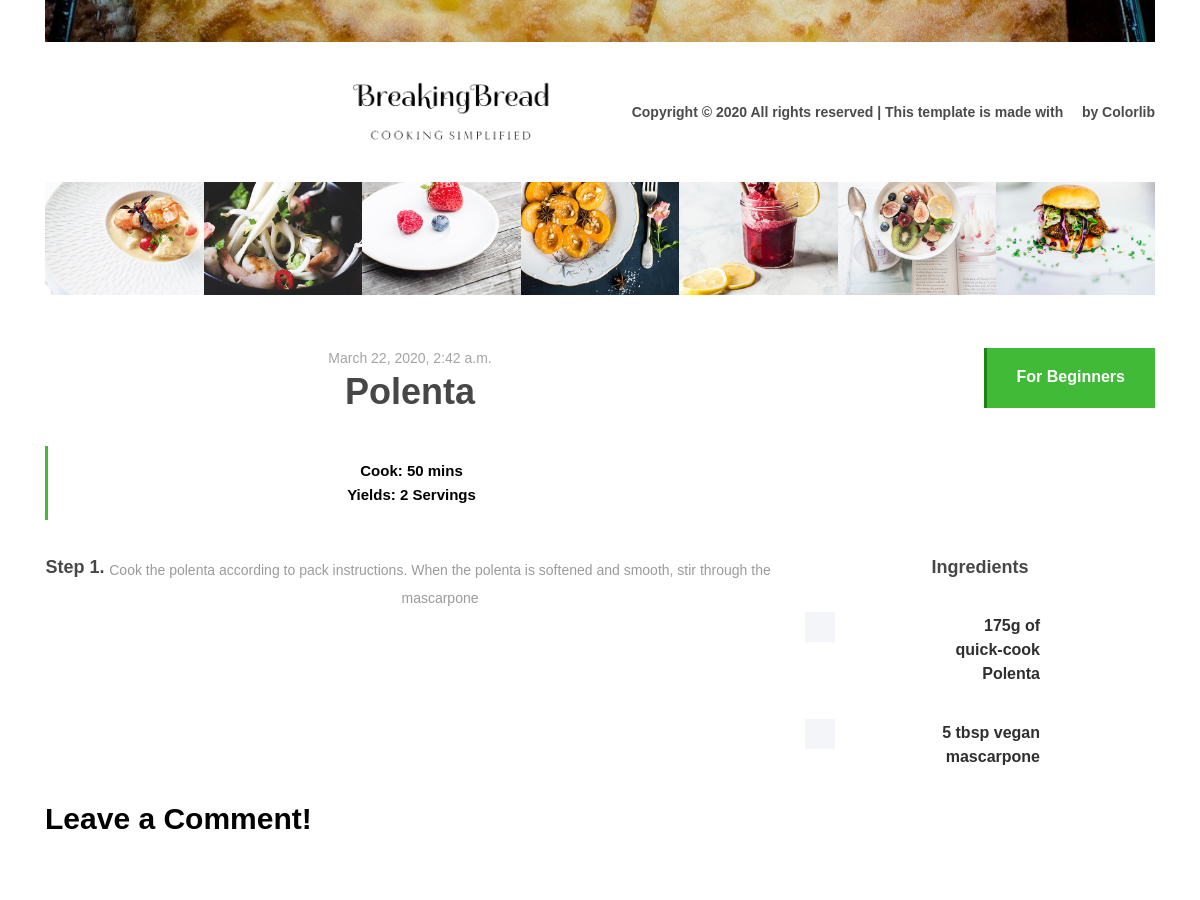
Before: /breakingbread/recipe/6/ (middle part) with the older database file.
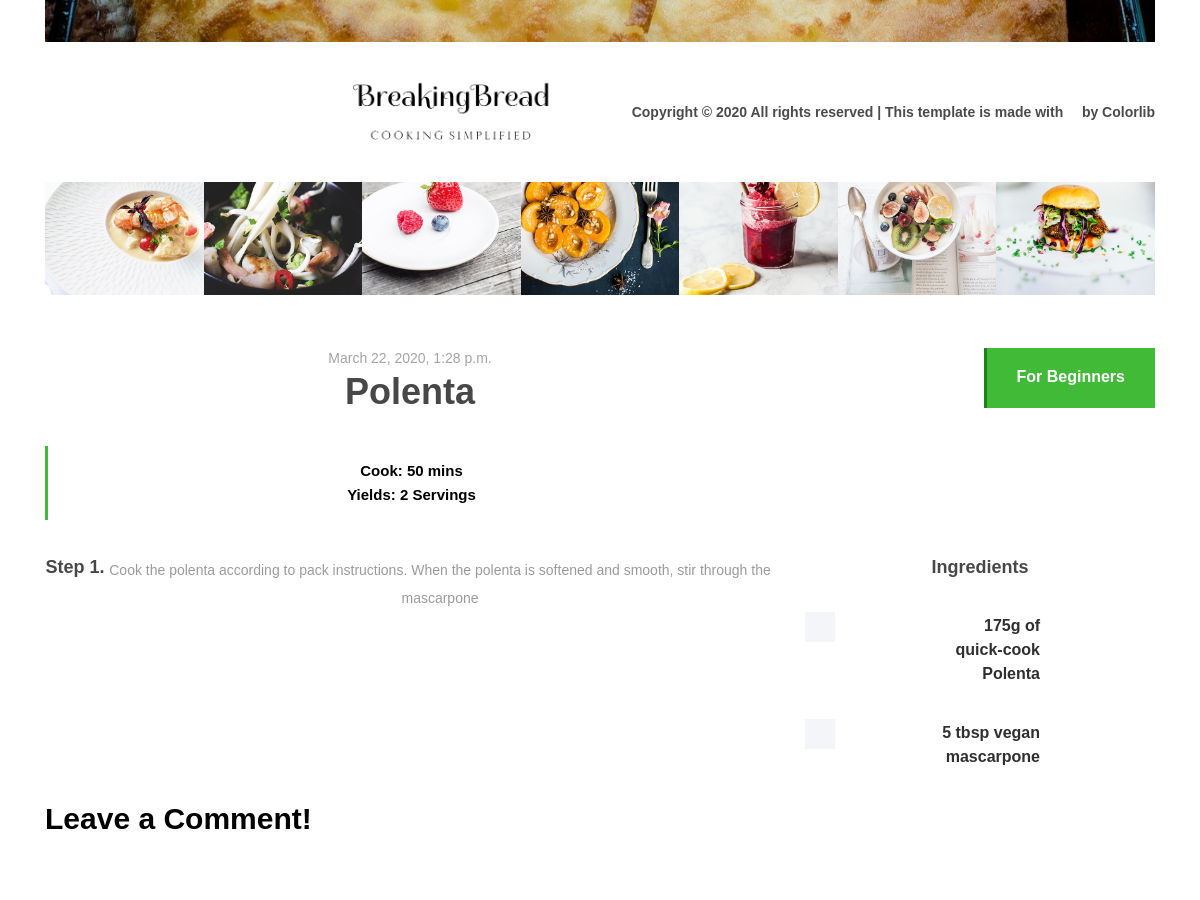
After: the same page with the newer database file.
### breakingbread/models.py (models this page shows, shortened)
class Image(models.Model):
    image_id=models.AutoField(primary_key=True)
    picture = models.ImageField(upload_to='recipe_images', blank=False)
    recipe_id=models.ForeignKey(Recipe,on_delete=models.CASCADE,blank=False)

class Recipe(models.Model):
    recipe_id=models.AutoField(primary_key=True)
    recipe_name=models.CharField(max_length=128)
    username = models.ForeignKey(User,on_delete=models.CASCADE)
    time_taken = models.IntegerField()
    level = models.IntegerField()
    ingredients = models.TextField(max_length=1000)
    cooking_type = models.IntegerField(default=0)
    cuisine = models.ForeignKey(Cuisine,on_delete=models.CASCADE)
    description = models.TextField(max_length=2000)
    created = models.DateTimeField(default=now)
    @property
    def average_rating(self):
        total = 0
        count = Review.objects.filter(recipe_id=self.recipe_id).count()
        reviews = Review.objects.filter(recipe_id=self.recipe_id)
        for r in reviews:
            total+=r.rating
        if count!=0:
            rating = total/count
            if(rating-math.floor(rating)<=(math.floor(rating)+0.5-rating)):
                return math.floor(rating)
            else:
                return math.floor(rating)+0.5
        else:
            return 0

### breakingbread/views.py (the view)
# urls.py: path('recipe/<int:recipe_id>/', views.recipe, name='recipe'),
def recipe(request,recipe_id):
    logged_in=False
    username=""
    if request.user.is_authenticated:
        logged_in=True
        username=request.user.username
    else:
        logged_in=False
    recipe_to_display = Recipe.objects.filter(recipe_id= recipe_id)
    decimal = [1]
    if recipe_to_display[0].average_rating == math.floor(recipe_to_display[0].average_rating):
        decimal=[]
    recipe_ = {"id": recipe_to_display[0].recipe_id,
                        "name": recipe_to_display[0].recipe_name,
                        "user": recipe_to_display[0].username,
                         "time_taken": recipe_to_display[0].time_taken,
                         "level": recipe_to_display[0].level,
                         "ingredients": [],
                         "cooking_type": recipe_to_display[0].cooking_type,
                         "cuisine": recipe_to_display[0].cuisine,
                         "description": [],
                         "created": recipe_to_display[0].created,
                        "images": [],
                        "rating_ceil":list(range(5-math.ceil(recipe_to_display[0].average_rating))),#to get the number of coloured star in rating
                     "rating_floor":list(range(math.floor(recipe_to_display[0].average_rating))),#to get the number of blank stars in rating
                     "rating_decimal":decimal,
              }
    recipe_["logged_in"]=logged_in
    recipe_["username"]=username
    images = Image.objects.filter(recipe_id=recipe_id)
    for image in images:
        recipe_["images"].append(image.picture)
    for i in recipe_to_display[0].description.split("?"):
        recipe_["description"].append(i)
    for i in recipe_to_display[0].ingredients.split("?"):
        recipe_["ingredients"].append(i)
    return render(request, 'breakingbread/receipe-post.html', context = recipe_)

### templates/breakingbread/receipe-post.html (shortened to what this page needs)
{% extends 'breakingbread/base.html' %}
{% load staticfiles %}
{% block body_block %}
<div class="top-header-area">
            <div class="container h-100">
                <div class="row h-100 align-items-center justify-content-between">
    <div class="receipe-post-area section-padding-80">
        <div class="container h-100">
            <div class="row h-100 align-items-center">
                <div class="col-12">
                    <div class="receipe-slider owl-carousel">
                        {% for i in images %}
                        <img src="{{ MEDIA_URL }}{{ i }}" alt="">
                        {% endfor %}
                    </div>
                </div>
            </div>
        </div>
        <div class="receipe-content-area">
            <div class="container">
                <div class="row">
                    <div class="col-12 col-md-8">
                        <div class="receipe-headline my-5">
                            <span>{{ created }}</span>
                            <h2>{{ name }}</h2>
                            <div class="receipe-duration">
                                <h6>Cook: {{ time_taken }} mins</h6>
                                <h6>Yields: 2 Servings</h6>
                            </div>
                        </div>
                    </div>
                    <div class="col-12 col-md-4">
                        <div class="recipe-ratings text-right my-5">
                            {% if level == 0 %}
                            <a href="#" class="btn delicious-btn">For Beginners</a>
                            {% elif level == 1 %}
                             <a href="#" class="btn delicious-btn">For Intermediates</a>
                            {% else %}
                            <a href="#" class="btn delicious-btn">For Experts</a>
                            {% endif %}
                        </div>
                    </div>
                </div>
                    <div class="row">
                    <div class="col-12 col-lg-8">
                    {% for i in description %}
                        <div class="single-preparation-step d-flex">
                            <h4>Step {{forloop.counter}}. &nbsp;</h4>
                            <p>{{ i }}</p>
                        </div>
                      {% endfor %}
                    </div>
                    <div class="col-12 col-lg-4">
                        <div class="ingredients">
                            <h4>Ingredients</h4>
                            {% for i in ingredients %}
                            <div class="custom-control custom-checkbox">
                                <label class="custom-control-label" for="customCheck{{forloop.counter}}">{{ i }}</label>
                            </div>
                            {% endfor %}
                        </div>
                    </div>
                    </div>
                <div class="row">
                    <div class="col-12">
                        <div class="section-heading text-left">
                            <h3>Leave a Comment!</h3>
                        </div>
                    </div>
                </div>
        </div>
                        </div>
            </div>
        </div>
    <div class="follow-us-instagram">
        <div class="container">
            <div class="row">
                <div class="col-12">
                    <h5>Follow Us on Instagram</h5>
                </div>
            </div>
        </div>
        <div class="insta-feeds d-flex flex-wrap">
            <div class="single-insta-feeds">
                <img src="{% static 'images/bg-img/insta1.jpg' %}" alt="">
            </div>
            <div class="single-insta-feeds">
                <img src="{% static 'images/bg-img/insta2.jpg' %}" alt="">
            </div>
            <div class="single-insta-feeds">
                <img src="{% static 'images/bg-img/insta3.jpg' %}" alt="">
            </div>
            <div class="single-insta-feeds">
                <img src="{% static 'images/bg-img/insta4.jpg' %}" alt="">
            </div>
            <div class="single-insta-feeds">
                <img src="{% static 'images/bg-img/insta5.jpg' %}" alt="">
            </div>
            <div class="single-insta-feeds">
                <img src="{% static 'images/bg-img/insta6.jpg' %}" alt="">
            </div>
            <div class="single-insta-feeds">
                <img src="{% static 'images/bg-img/insta7.jpg' %}" alt="">
            </div>
        </div>
    </div>
{% endblock %}

### templates/breakingbread/base.html (shortened to what this page needs)
﻿<!DOCTYPE html>
{% load staticfiles %}
<html lang="en">
<head>
    <link rel="stylesheet" href="{% static 'style.css' %}">
</head>
<body>
    <div>
        {% block body_block %}
        {% endblock %}
    </div>
    <footer class="footer-area">
        <div class="container h-100">
            <div class="row h-100">
                <div class="col-12 h-100 d-flex flex-wrap align-items-center justify-content-between">
                    <div class="footer-social-info text-right">
                        <a href="#"><i class="fa fa-pinterest" aria-hidden="true"></i></a>
                        <a href="#"><i class="fa fa-facebook" aria-hidden="true"></i></a>
                        <a href="#"><i class="fa fa-twitter" aria-hidden="true"></i></a>
                        <a href="#"><i class="fa fa-dribbble" aria-hidden="true"></i></a>
                        <a href="#"><i class="fa fa-behance" aria-hidden="true"></i></a>
                        <a href="#"><i class="fa fa-linkedin" aria-hidden="true"></i></a>
                    </div>
                    <div class="footer-logo">
                        <a href="{% url 'breakingbread:index' %}"><img src="{% static 'images/core-img/bb_logo.png' %}" alt="" style="width:200px"></a>
                    </div>
                    <p>
                        Copyright &copy;
                        <script>document.write(new Date().getFullYear());</script> All rights reserved | This template is made with <i class="fa fa-heart-o" aria-hidden="true"></i> by <a href="https://colorlib.com" target="_blank">Colorlib</a>
                    </p>
                </div>
            </div>
        </div>
    </footer>
</body>
</html>

### static/style.css (style rules this page uses)
* { margin: 0; padding: 0; }
body { font-family: "Open Sans", sans-serif; font-size: 14px; }
h1, h2, h3, h4, h5, h6 { color: #000000; line-height: 1.3; font-weight: 600; }
p { color: #9b9b9b; font-size: 14px; line-height: 2; font-weight: 400; }
a, a:hover, a:focus { -webkit-transition-duration: 500ms; transition-duration: 500ms; text-decoration: none; outline: 0 solid transparent; color: #000000; font-weight: 600; font-size: 14px; color: #474747; }
img { height: auto; max-width: 100%; }
.section-padding-80 { padding-top: 80px; padding-bottom: 80px; }
.section-heading { position: relative; z-index: 1; margin-bottom: 80px; text-align: center; }
.section-heading h3 { font-size: 30px; margin-bottom: 0; }
.section-heading.text-left { text-align: left !important; }
.delicious-btn { display: inline-block; min-width: 160px; height: 60px; color: #ffffff; border: none; border-left: 3px solid #1c8314; border-radius: 0; padding: 0 30px; font-size: 16px; line-height: 58px; font-weight: 600; -webkit-transition-duration: 500ms; transition-duration: 500ms; text-transform: capitalize; background-color: #40ba37; }
.receipe-slider { position: relative; z-index: 1; }
.receipe-headline span { font-size: 14px; display: block; color: #a4a4a4; margin-bottom: 0; }
.receipe-headline h2 { font-size: 36px; color: #474747; margin-bottom: 30px; }
.receipe-headline .receipe-duration { border-left: 3px solid #40ba37; padding: 15px; }
.receipe-headline .receipe-duration h6 { font-size: 15px; margin-bottom: 5px; }
.receipe-headline .receipe-duration h6:last-child { margin-bottom: 0; }
.single-preparation-step { position: relative; z-index: 1; margin-bottom: 50px; }
.single-preparation-step h4 { color: #474747; -webkit-box-flex: 0; -ms-flex: 0 0 60px; flex: 0 0 60px; max-width: 60px; width: 60px; margin-bottom: 0; }
.ingredients h4 { color: #474747; margin-bottom: 30px; }
.ingredients .custom-checkbox .custom-control-label::before { border-radius: 0; }
.ingredients .custom-control-label::before { width: 30px; height: 30px; background-color: #f3f5f8; }
.ingredients .custom-control { padding-left: 2.5rem; margin-bottom: 30px; min-height: 35px; }
.ingredients .custom-control-label { margin-bottom: 0; padding-top: 5px; font-size: 16px; font-weight: 600; color: #2f2f2f; }
.ingredients .custom-control-label::after { top: 10px; left: 5px; width: 20px; height: 20px; }
.footer-area { position: relative; z-index: 1; width: 100%; height: 140px; background-color: #ffffff; }
.footer-area .footer-social-info { padding-right: 15px; }
.footer-area .footer-social-info a { display: inline-block; color: #b6b6b6; font-size: 13px; margin-right: 30px; }
.footer-area .footer-social-info a:last-child { margin-right: 0; }
.footer-area p { color: #4b4b4b; font-weight: 600; margin-bottom: 0; padding-left: 15px; }
.footer-area p a { color: #4b4b4b; font-weight: 600; }
.follow-us-instagram { position: relative; z-index: 1; border-top: 1px solid #dcdcdc; }
.follow-us-instagram h5 { font-size: 18px; padding: 35px 0; margin-bottom: 0; }
.follow-us-instagram .insta-feeds { position: relative; z-index: 1; }
.follow-us-instagram .insta-feeds .single-insta-feeds { position: relative; z-index: 1; -webkit-box-flex: 0; -ms-flex: 0 0 14.2857%; flex: 0 0 14.2857%; max-width: 14.2857%; width: 14.2857%; -webkit-transition-duration: 500ms; transition-duration: 500ms; overflow: hidden; }
.follow-us-instagram .insta-feeds .single-insta-feeds img { width: 100%; -webkit-transition-duration: 500ms; transition-duration: 500ms; }
html, body { text-align: center; font-family: Helvetica, Arial, sans-serif; font-size: 12px; height: 100%; }
label { width: 100px;display: inline-block; text-align: right; margin-right: 10px; }

Changed rows visible on the page:
changed Recipe "Polenta": created "March 22, 2020, 2:42 a.m." → "March 22, 2020, 1:28 p.m."
